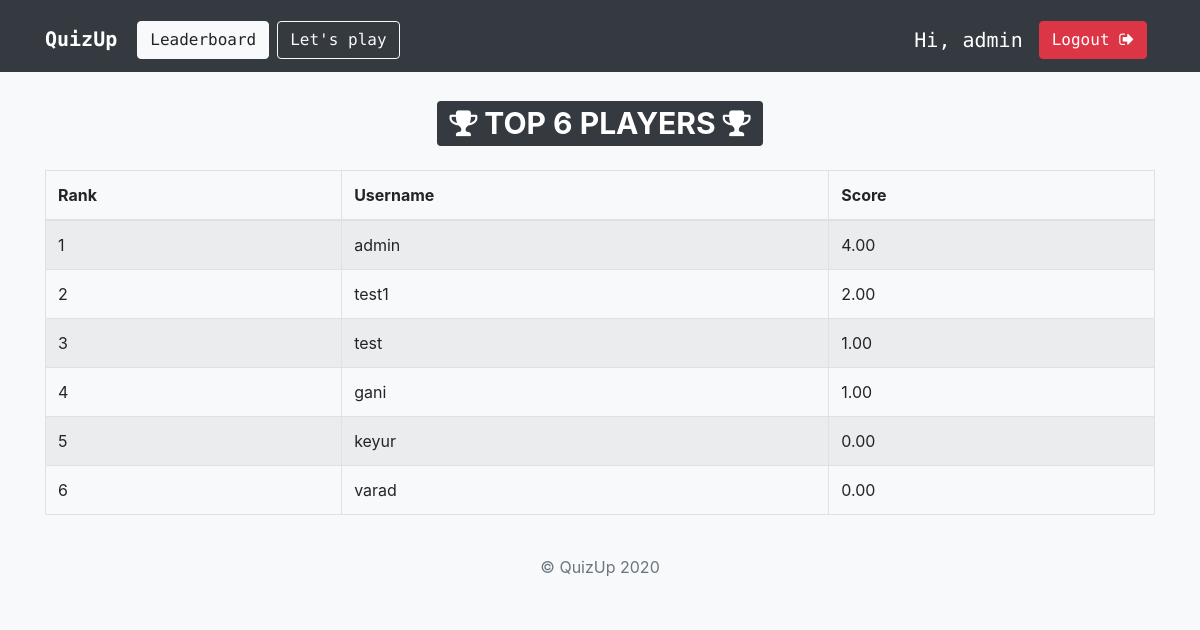
Page /leaderboard/ (signed in) on the committed database.
### quiz/models.py (models this page shows, shortened)
class QuizProfile(TimeStampedModel):
    user = models.ForeignKey(User, on_delete=models.CASCADE)
    total_score = models.DecimalField(gettext('Total Score'), default=0, decimal_places=2, max_digits=10)

### quiz/views.py (the view)
# urls.py: path('leaderboard/', views.leaderboard, name='leaderboard'),
def leaderboard(request):
    top_quiz_profiles = QuizProfile.objects.order_by('-total_score')[:500]
    total_count = top_quiz_profiles.count()
    context = {
        'top_quiz_profiles': top_quiz_profiles,
        'total_count': total_count,
    }
    return render(request, 'quiz/leaderboard.html', context=context)

### templates/quiz/leaderboard.html (shortened to what this page needs)
{% extends 'base.html' %}
{% block body %}
<div class="container">
    <h1 class="text-center my-4">
        <span class="badge badge-dark">
            <i class="fa fa-trophy" aria-hidden="true"></i> TOP {{ total_count }} PLAYERS <i class="fa fa-trophy" aria-hidden="true"></i>
        </span>
    </h1>
    <table class="table table-striped table-bordered">
        <thead>
            <tr>
                <th>Rank</th>
                <th>Username</th>
                <th>Score</th>
            </tr>
        </thead>
        <tbody>
            {% for quiz_profile in top_quiz_profiles %}
            <tr>
                <td>{{ forloop.counter }}</td>
                <td>{{ quiz_profile.user.username }}</td>
                <td>{{ quiz_profile.total_score }}</td>
            </tr>
            {% endfor %}
        </tbody>
    </table>
</div>
{% endblock body %}

### templates/base.html (shortened to what this page needs)
<!doctype html>
<html lang="en">
<head>
    <link rel="stylesheet" href="https://maxcdn.bootstrapcdn.com/bootstrap/4.0.0/css/bootstrap.min.css">
    <link rel="stylesheet" href="https://stackpath.bootstrapcdn.com/font-awesome/4.7.0/css/font-awesome.min.css">
</head>
<body class="bg-light">
    <nav class="navbar navbar-expand-md navbar-dark bg-dark">
        <div class="container">
            <h1><a href="{% url 'index' %}" class="navbar-brand">
            <strong>QuizUp</strong></a></h1>
            <div class="collapse navbar-collapse">
                {% if request.user.is_active %}
                <a href="{% url 'leaderboard' %}" class="btn btn-light mt-2 mx-1">Leaderboard</a>
                <a href="{% url 'play' %}" class="btn btn-outline-light mt-2 mx-1">Let's play</a>
                {% else %}
                <a href="{% url 'leaderboard' %}" class="btn btn-outline-light mt-2 mx-1">Leaderboard</a>
                {% endif %}
            </div>
            {% if user.is_authenticated %}
            <div class="collapse navbar-collapse justify-content-end" id="navbar">
                {% if request.user.is_active %}
                <h5 class="text-white mt-3 mx-2">Hi, {{ request.user.username }}</h5>
                <a href="{% url 'logout' %}" class="btn btn-danger mt-2 mx-2"> Logout <i class="fa fa-sign-out" aria-hidden="true"></i></a>
                {% else %}
                <a href="{% url 'login' %}" class="btn btn-light mt-2"><i class="fa fa-sign-in" aria-hidden="true"></i> Log In</a>
                {% endif %}
            </div>
            {% else %}
                <form class="form-inline ml-auto">
                <a href="{% url 'login' %}" class="btn btn-outline-light">Log in</a>
                <a href="{% url 'signup' %}" class="btn btn-light ml-2">Sign up</a>
                </form>
            {% endif %}
        </div>
    </nav>
    {% block body %}
    {% endblock body %}
    <footer class="bg-light text-muted py-0">
        <div class="container py-4">
            <ul class="list-inline mb-0 text-center">
                <li class="list-inline-item">&copy; QuizUp 2020</li>
            </ul>
        </div>
    </footer>
</body>
</html>

### templates/base.html (style rules this page uses)
.navbar { font-family: 'Source Code Pro', monospace; }

### rows in the picture
QuizProfile: user.username "admin", total_score "4.00"
QuizProfile: user.username "test1", total_score "2.00"
QuizProfile: user.username "test", total_score "1.00"
QuizProfile: user.username "gani", total_score "1.00"
QuizProfile: user.username "keyur", total_score "0.00"
QuizProfile: user.username "varad", total_score "0.00"

### other values in the picture
{{ request.user.username }} "admin"
{{ total_count }} "6"
